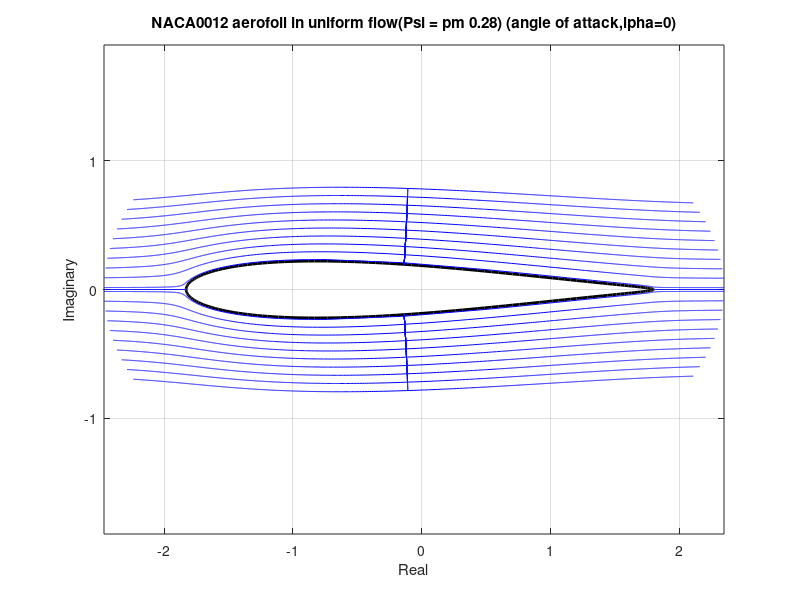

The MATLAB source for this figure:

%%  D
clc
clear all
% A) Parameters
R = 1;                  % Radius of cylinder
x_c = -0.076;           % Center shift => x
y_c = 0;                % Center shift => y
shift = x_c + i*y_c;    % Center shift in imaginary form
lambda = 0.9;         % R - sqrt(x_c^2 - y_c^2)
psi=0.28;               % Given stream value
delta = 0.003;          % Tolerance
 
% B) Aerofoil(Joukowski)
z_aero_points =[];
 
for theta=-pi:pi/100:pi
    z_aero = (R*cos(theta) + x_c)+i*(R*sin(theta)+y_c);
    z_aero_t = z_aero + ((lambda^2)/z_aero);    % Joukowski transform
    z_aero_points = [z_aero_points;z_aero_t];
end

% Plot aerofoil in real-imaginary plane
plot(real(z_aero_points),imag(z_aero_points),'Color','k','LineWidth',2)
grid on
hold on 

% C) Stream
stream = [];
 
% Transforming each and every point of stream function in xy plane to real-imaginary plane
% i) For psi=0 (on the cylinder)
for r=1:0.0005:2
    z_1 = r + shift;
    z_2 = -r + shift;
    
    z_i = [z_1,z_2,z_1,z_2];
    z_i_t= z_i + ((lambda^2)./z_i); % Joukowski transform
    stream = [stream;z_i_t];
end

% ii) For psi~=0(not on cylinder)
for a=0.05:0.25:2.5
    for r=1:0.0005:2
        psi_a = a*psi;
        theta_s = real(asin((psi_a.*r)./(r.^2 - 1))); % Basic angle derived from stream function
        z = r*cos(theta_s) + i*(r*sin(theta_s));
        
        % All possible values of z(4 quadrants)
        z_1 = z + shift;
        z_2 = conj(-z) + shift;
        z_3 = conj(z) + shift;
        z_4 = -z + shift;
                
        % Tolerance(Remove points within cylinder or aerofoil)
        if abs(abs(z_1)-R) <= delta
            z_1 = NaN;
        end
        if abs(abs(z_2)-R) <= delta
            z_2 = NaN;
        end
        if abs(abs(z_3)-R) <= delta
            z_3 = NaN;
        end
        if abs(abs(z_4)-R) <= delta
            z_4 = NaN;
        end
        
        % Joukowski transform of points of stream function
        z_i = [z_1,z_2,z_3,z_4];
        z_i_t= z_i + ((lambda^2)./z_i); 
        
        % Note: Points on each stream function is stored in different rows
        % Thus, we'll have n rows and 4 columns for our variable 'stream'
        stream = [stream;z_i_t];
    end
end
 
% Plot transformed stream function in real-imaginary plane
plot(real(stream),imag(stream),'b')
axis equal
% Labels
xlabel("Real")
ylabel("Imaginary")
title("NACA0012 aerofoil in uniform flow(\Psi = \pm 0.28) (angle of attack,\alpha=0)")
hold off
 


